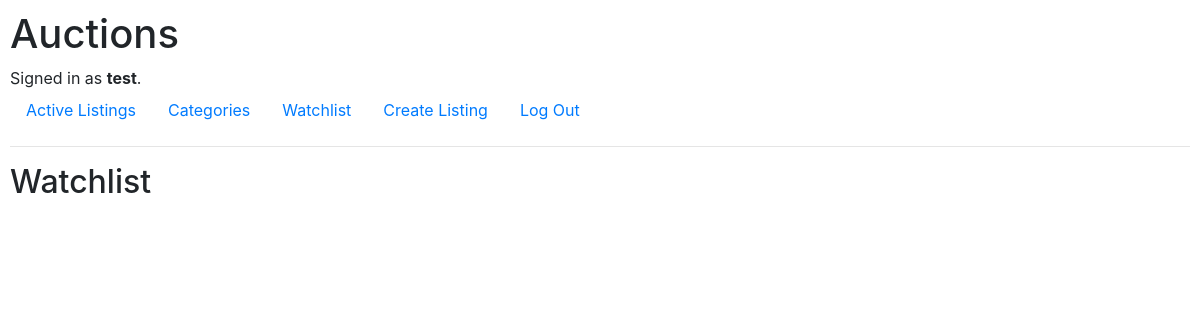
Before: /seewatchlist (signed in) with the older database file.
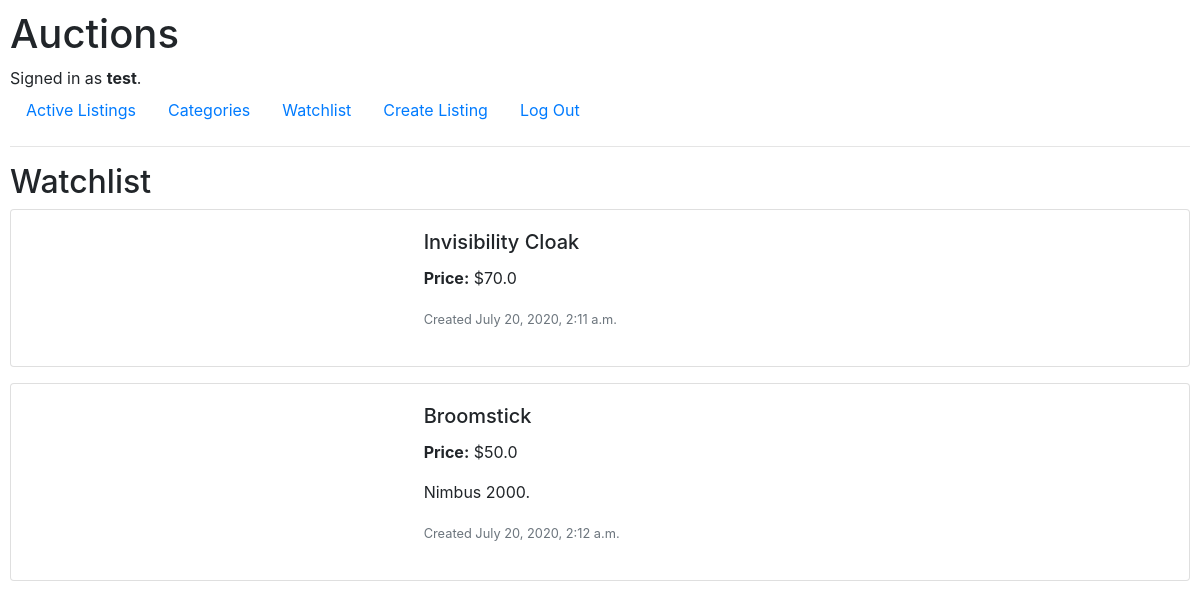
After: the same page with the newer database file.
### auctions/models.py (models this page shows)
class Listing(models.Model):
    title = models.CharField(max_length=64)
    starting_bid = models.FloatField()
    description = models.CharField(max_length=256, blank=True)
    date_created = models.DateTimeField(auto_now_add=True)
    image = models.CharField(max_length=2550, blank=True)
    category = models.CharField(max_length=64, blank=True)
    listed_by = models.ForeignKey(User, on_delete=models.CASCADE)
    is_active = models.BooleanField(default=True)

### auctions/views.py (the view)
# urls.py: path("seewatchlist", views.seewatchlist, name="seewatchlist"),
@login_required
def seewatchlist(request):
    watchlist = Watchlist.objects.get(user=request.user)
    listings = watchlist.listings.all()
    return render(request, "auctions/watchlist.html",{
        "listings": listings
    })

### auctions/templates/auctions/watchlist.html (shortened to what this page needs)
{% extends "auctions/layout.html" %}
{% block body %}
    <h2>Watchlist</h2>
    {% for listing in listings %}
    <div class="card mb-3">
        <div class="row no-gutters">
            <div class="col-md-4">
            </div>
            <div class="col-md-8">
                <div class="card-body">
                    <h5 class="card-title"> {{ listing.title }} </h5>
                    <p class="card-text"> <b>Price:</b> ${{ listing.starting_bid }} </p>
                    <p class="card-text"> {{ listing.description }} </p>
                    <p class="card-text"><small class="text-muted">Created {{ listing.date_created }} </small></p>
                </div>
            </div>
        </div>
    </div>
    {% endfor %}
{% endblock %}

Changed rows visible on the page:
now on this page (row edited): Listing: title "Invisibility Cloak", starting_bid "70.0", date_created "July 20, 2020, 2:11 a.m."
now on this page (row unchanged): Listing: title "Broomstick", starting_bid "50.0", description "Nimbus 2000.", date_created "July 20, 2020, 2:12 a.m."
